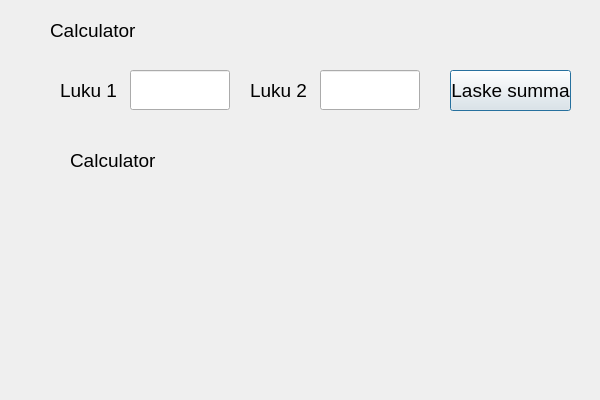
<?xml version="1.0" encoding="UTF-8"?>
<ui version="4.0">
 <class>Calculator</class>
 <widget class="QDialog" name="Calculator">
  <property name="geometry">
   <rect>
    <x>0</x>
    <y>0</y>
    <width>600</width>
    <height>400</height>
   </rect>
  </property>
  <property name="baseSize">
   <size>
    <width>600</width>
    <height>400</height>
   </size>
  </property>
  <property name="windowTitle">
   <string>Dialog</string>
  </property>
  <widget class="QLabel" name="labelUsername">
   <property name="geometry">
    <rect>
     <x>50</x>
     <y>20</y>
     <width>121</width>
     <height>21</height>
    </rect>
   </property>
   <property name="font">
    <font>
     <pointsize>14</pointsize>
    </font>
   </property>
   <property name="text">
    <string>Calculator</string>
   </property>
  </widget>
  <widget class="QLabel" name="label">
   <property name="geometry">
    <rect>
     <x>60</x>
     <y>70</y>
     <width>100</width>
     <height>40</height>
    </rect>
   </property>
   <property name="font">
    <font>
     <pointsize>14</pointsize>
    </font>
   </property>
   <property name="text">
    <string>Luku 1</string>
   </property>
  </widget>
  <widget class="QLineEdit" name="textNum1">
   <property name="geometry">
    <rect>
     <x>130</x>
     <y>70</y>
     <width>100</width>
     <height>40</height>
    </rect>
   </property>
   <property name="font">
    <font>
     <pointsize>14</pointsize>
    </font>
   </property>
  </widget>
  <widget class="QLabel" name="label_2">
   <property name="geometry">
    <rect>
     <x>250</x>
     <y>70</y>
     <width>100</width>
     <height>40</height>
    </rect>
   </property>
   <property name="font">
    <font>
     <pointsize>14</pointsize>
    </font>
   </property>
   <property name="text">
    <string>Luku 2</string>
   </property>
  </widget>
  <widget class="QLineEdit" name="textNum2">
   <property name="geometry">
    <rect>
     <x>320</x>
     <y>70</y>
     <width>100</width>
     <height>40</height>
    </rect>
   </property>
   <property name="font">
    <font>
     <pointsize>14</pointsize>
    </font>
   </property>
  </widget>
  <widget class="QPushButton" name="btnSum">
   <property name="geometry">
    <rect>
     <x>450</x>
     <y>70</y>
     <width>121</width>
     <height>41</height>
    </rect>
   </property>
   <property name="font">
    <font>
     <pointsize>14</pointsize>
    </font>
   </property>
   <property name="text">
    <string>Laske summa</string>
   </property>
  </widget>
  <widget class="QLabel" name="labelResult">
   <property name="geometry">
    <rect>
     <x>70</x>
     <y>150</y>
     <width>121</width>
     <height>21</height>
    </rect>
   </property>
   <property name="font">
    <font>
     <pointsize>14</pointsize>
    </font>
   </property>
   <property name="text">
    <string>Calculator</string>
   </property>
  </widget>
 </widget>
 <resources/>
 <connections/>
</ui>
